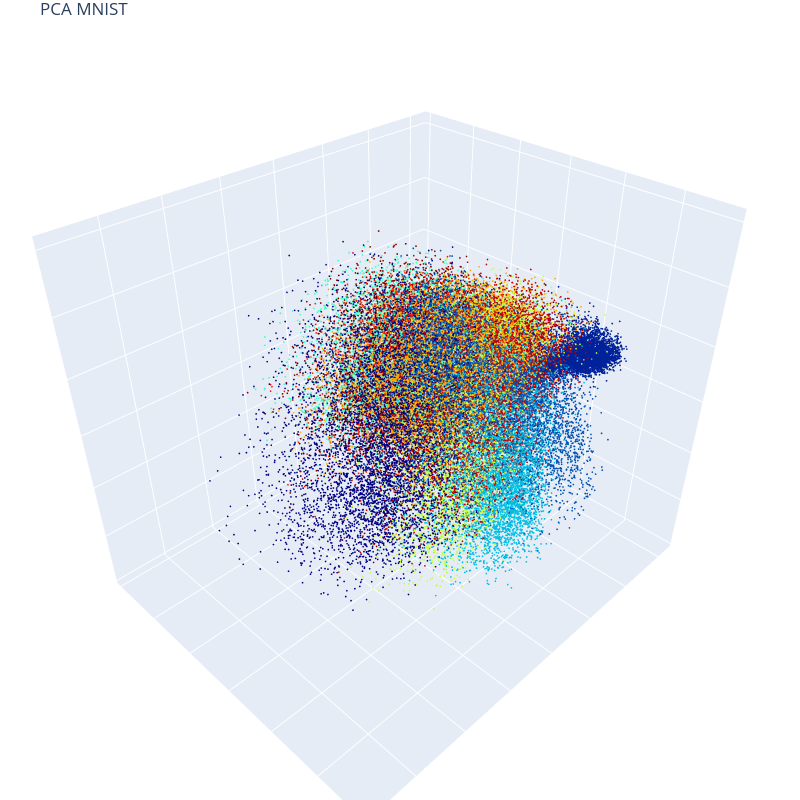

Write notebook code for a chart like this one.
### Code cell
# 3D Visualization
import plotly.graph_objects as go
data = go.Scatter3d(x=Xvis, y=Yvis, z=Zvis, mode='markers', marker=dict(size=1, color=C, colorscale='jet', opacity=1)) # data as points
# data = go.Scatter3d(x=Xvis, y=Yvis, z=Zvis, mode='markers', marker=dict(size=1, color=C, colorscale='jet', opacity=1, showscale=True)) # w/ colobar 
fig = go.Figure(data=[data]) 
fig.update_layout(margin=dict(l=0, r=0, b=0, t=30, pad=0)) # tight layout but t=25 required for showing title 
fig.update_layout(autosize=False, width=800, height=800, title_text="PCA MNIST") # figure size and title
# fig.update_layout(scene = dict(xaxis = dict(visible=False), yaxis = dict(visible=False), zaxis = dict(visible=False))) # no grid, no axis 
# fig.update_layout(scene = dict(xaxis_title = ' ', yaxis_title = ' ', zaxis_title = ' ')) # no axis name 
fig.update_layout(scene = dict(zaxis = dict(showgrid = True, showticklabels = False), zaxis_title = ' ') ) # no range values, no axis name, grid on
fig.update_layout(scene = dict(yaxis = dict(showgrid = True, showticklabels = False), yaxis_title = ' ') ) # no range values, no axis name, grid on
fig.update_layout(scene = dict(xaxis = dict(showgrid = True, showticklabels = False), xaxis_title = ' ') ) # no range values, no axis name, grid on
fig.show()

### Figure 1 — Plotly figure (JSON) as saved in the notebook; plotly's stock layout.template omitted (floating-point values rounded to 4 significant figures; data arrays with more than 128 entries replaced by an {"elided": "..."} marker saying what was removed)
{"data": [{"marker": {"color": {"elided": "60000 int values"}, "colorscale": [[0, "rgb(0,0,131)"], [0.2, "rgb(0,60,170)"], [0.4, "rgb(5,255,255)"], [0.6, "rgb(255,255,0)"], [0.8, "rgb(250,0,0)"], [1, "rgb(128,0,0)"]], "opacity": 1, "size": 1}, "mode": "markers", "type": "scatter3d", "x": {"elided": "60000 float values"}, "y": {"elided": "60000 float values"}, "z": {"elided": "60000 float values"}}], "layout": {"autosize": false, "height": 800, "margin": {"b": 0, "l": 0, "pad": 0, "r": 0, "t": 30}, "scene": {"xaxis": {"showgrid": true, "showticklabels": false, "title": {"text": " "}}, "yaxis": {"showgrid": true, "showticklabels": false, "title": {"text": " "}}, "zaxis": {"showgrid": true, "showticklabels": false, "title": {"text": " "}}}, "title": {"text": "PCA MNIST"}, "width": 800}}
